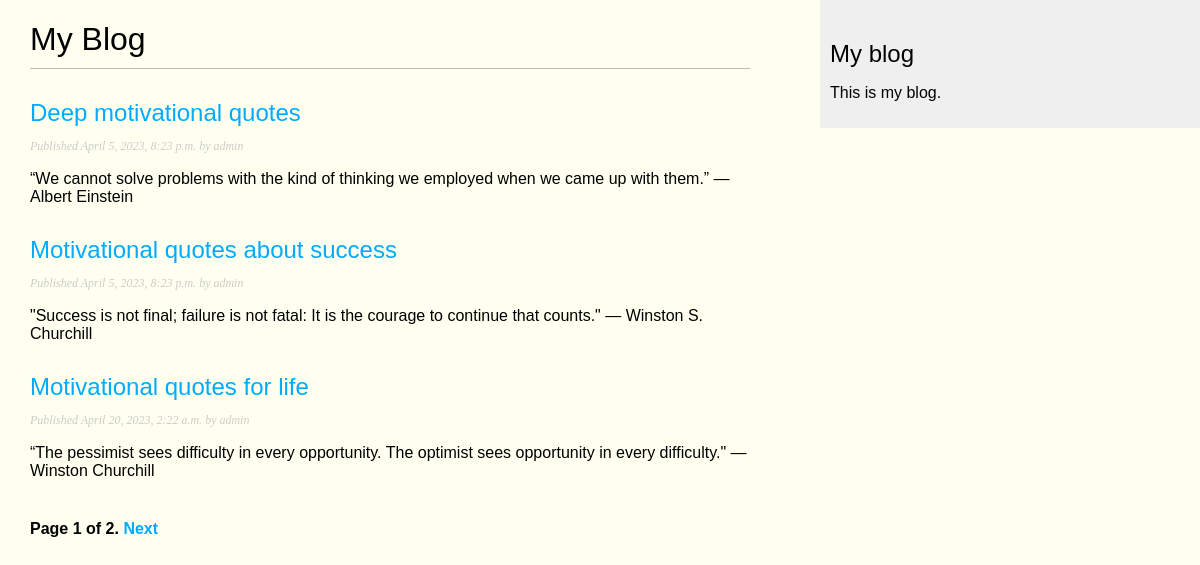
Screenshot of /blog/ with the database file from the repository.
### blog/models.py (models this page shows, shortened)
class Post(models.Model):
	STATUS_CHOICES = ( ('draft', 'Draft'), ('published', 'Published'), )
	title = models.CharField(max_length=250)
	slug = models.SlugField(max_length=250, unique_for_date='publish')
	author = models.ForeignKey(User, on_delete=models.CASCADE, related_name='blog_posts')
	body = models.TextField()
	publish= models.DateTimeField(default=timezone.now)
	created = models.DateTimeField(auto_now_add=True)
	updated = models.DateTimeField(auto_now=True)
	status = models.CharField(max_length=10, choices=STATUS_CHOICES, default='draft')
	"""class Meta:
		ordering = ('-publish') """
	def get_absolute_url(self):
		return reverse('blog:post_detail',args=[self.publish.year, self.publish.month, self.publish.day, self.slug])

### blog/views.py (the view)
# urls.py: path('', views.PostListView.as_view(),name='post_list'),
class PostListView(ListView):
	queryset = Post.objects.all()
	context_object_name = 'posts'
	paginate_by = 3
	template_name = 'blog/post/list.html'

### blog/templates/blog/post/list.html (shortened to what this page needs)
{% extends "blog/base.html" %}
{% block content %}
<h1>My Blog</h1>
{% for post in posts %}
<h2>
<a href="{{ post.get_absolute_url }}">
{{ post.title }}
</a>
</h2>
<p class="date">
Published {{ post.publish }} by {{ post.author }}
</p>
{{ post.body|truncatewords:30|linebreaks }}
{% endfor %}
{% include "pagination.html" with page=page_obj %}
{% endblock %}

### blog/templates/blog/base.html (shortened to what this page needs)
{% load static %}
<!DOCTYPE html>
<html>
<head>
  <link href="{% static "css/blog.css" %}" rel="stylesheet">
</head>
<body style="background-color:#FFFFF0">
  <div id="content">
    {% block content %}
    {% endblock %}
  </div>
  <div id="sidebar" style=" background-color:#efefef">
    <h2>My blog</h2>
    <p>This is my blog.</p>
  </div>
</body>
</html>

### blog/templates/pagination.html (shortened to what this page needs)
<div class="pagination">
  <span class="step-links">
    <span class="current">
      Page {{ page.number }} of {{ page.paginator.num_pages }}.
    </span>
    {% if page.has_next %}
      <a href="?page={{ page.next_page_number }}">Next</a>
    {% endif %}
  </span>
</div>

### blog/static/css/blog.css (style rules this page uses)
body { margin:0; padding:0; font-family:helvetica, sans-serif; }
a { color:#00abff; text-decoration:none; }
h1 { font-weight:normal; border-bottom:1px solid #bbb; padding:0 0 10px 0; }
h2 { font-weight:normal; margin:30px 0 0; }
#content { float:left; width:60%; padding:0 0 0 30px; }
#sidebar { float:right; width:30%; padding:10px; background-color:#6A5ACD; height:100%; }
p.date { color:#ccc; font-family: georgia, serif; font-size: 12px; font-style: italic; }
.pagination { margin:40px 0; font-weight:bold; }

### rows the page displays
Post: title "Deep motivational quotes", publish "April 5, 2023, 8:23 p.m.", author "admin", body "“We cannot solve problems with the kind of thinking we employed when we came up with them.” — Albert Einstein"
Post: title "Motivational quotes about success", publish "April 5, 2023, 8:23 p.m.", author "admin", body "\"Success is not final; failure is not fatal: It is the courage to continue that counts.\" — Winston S. Churchill"
Post: title "Motivational quotes for life", publish "April 20, 2023, 2:22 a.m.", author "admin", body "“The pessimist sees difficulty in every opportunity. The optimist sees opportunity in every difficulty.\" — Winston Churchill"

### other values shown
{{ page.number }} "1"
{{ page.paginator.num_pages }} "2"
